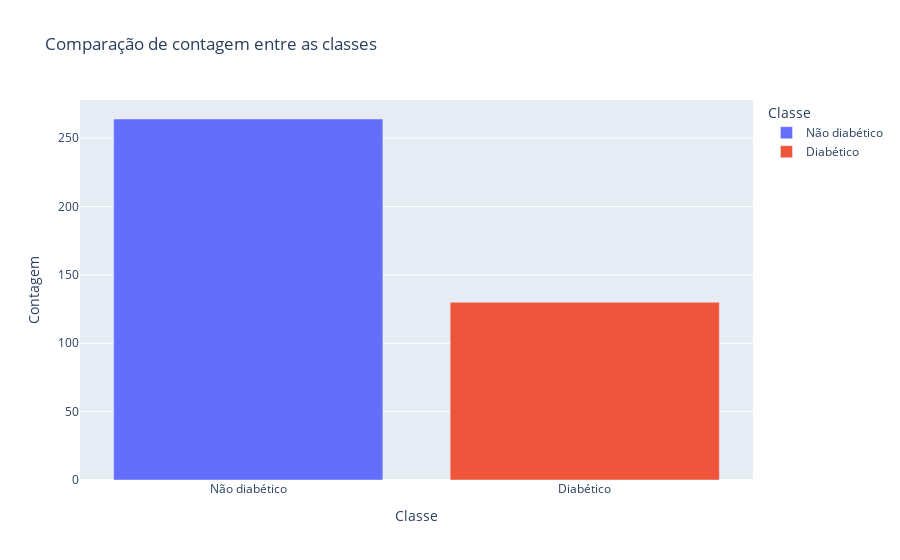

Notebook source saved alongside this figure:
### Markdown cell above
### Desafio 1

Verifique a proporção de dados da variável alvo do conjunto de dados de diabetes. Essa análise pode ser feita a partir da porcentagem de dados ou com a utilização de um gráfico de contagem para entender se há um desbalanceamento de dados.

### Code cell
import plotly.express as px

counts = df_diabetes["diabetes"].value_counts()
plot_data = pd.DataFrame({'Classe': counts.index, 'Contagem': counts.values})
plot_data.replace({0:"Não diabético", 1: "Diabético"}, inplace=True)

px.bar(
    plot_data, 
    x='Classe', 
    y='Contagem',
    color='Classe',
    title='Comparação de contagem entre as classes'
)

### Figure 1 — Plotly figure (JSON) as saved in the notebook; plotly's stock layout.template omitted (floating-point values rounded to 4 significant figures)
{"data": [{"alignmentgroup": "True", "hovertemplate": "Classe=%{x}<br>Contagem=%{y}<extra></extra>", "legendgroup": "Não diabético", "marker": {"color": "#636efa", "pattern": {"shape": ""}}, "name": "Não diabético", "offsetgroup": "Não diabético", "orientation": "v", "showlegend": true, "textposition": "auto", "type": "bar", "x": ["Não diabético"], "xaxis": "x", "y": [264], "yaxis": "y"}, {"alignmentgroup": "True", "hovertemplate": "Classe=%{x}<br>Contagem=%{y}<extra></extra>", "legendgroup": "Diabético", "marker": {"color": "#EF553B", "pattern": {"shape": ""}}, "name": "Diabético", "offsetgroup": "Diabético", "orientation": "v", "showlegend": true, "textposition": "auto", "type": "bar", "x": ["Diabético"], "xaxis": "x", "y": [130], "yaxis": "y"}], "layout": {"barmode": "relative", "legend": {"title": {"text": "Classe"}, "tracegroupgap": 0}, "title": {"text": "Comparação de contagem entre as classes"}, "xaxis": {"anchor": "y", "categoryarray": ["Não diabético", "Diabético"], "categoryorder": "array", "domain": [0, 1], "title": {"text": "Classe"}}, "yaxis": {"anchor": "x", "domain": [0, 1], "title": {"text": "Contagem"}}}}
